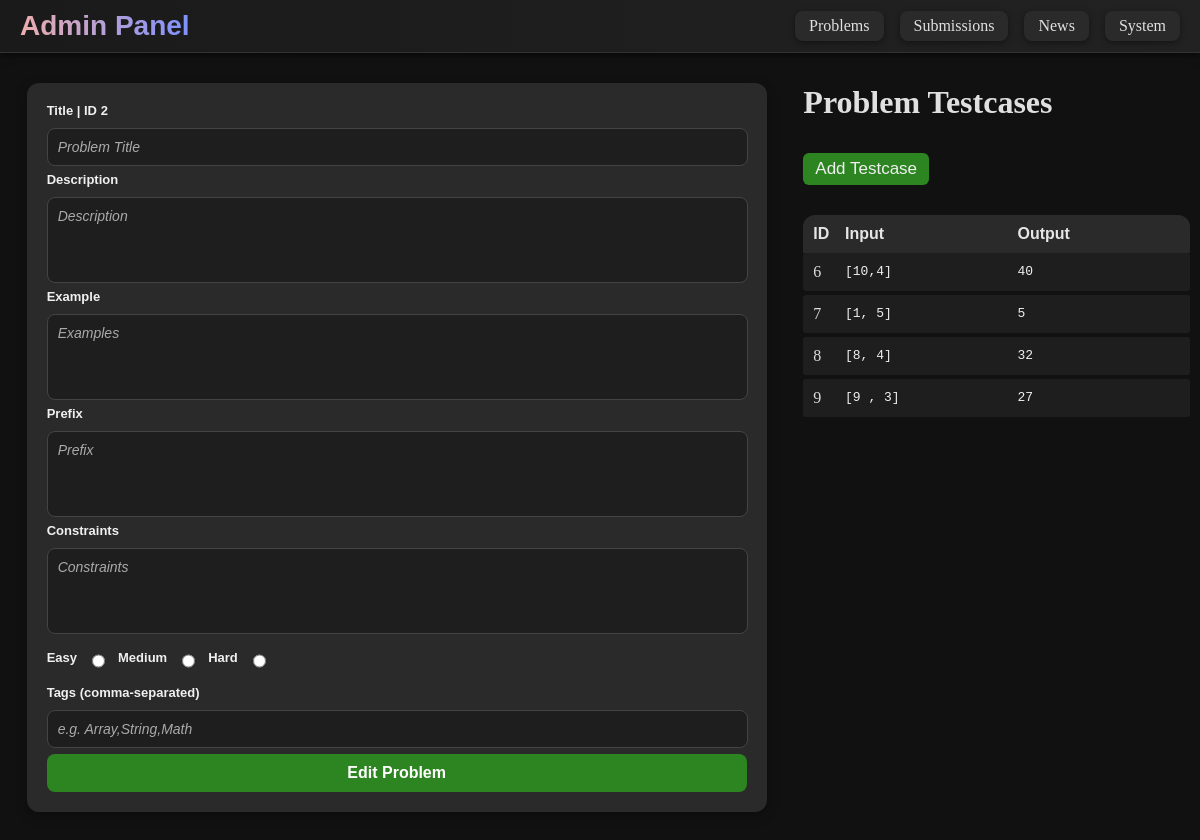
Page /admin/problems/edit/2 (signed in) on the committed database.
### tables this page shows
CREATE TABLE test_cases (
    id INTEGER PRIMARY KEY AUTOINCREMENT,
    problem_id INTEGER,
    input TEXT NOT NULL,
    expected TEXT NOT NULL,
    FOREIGN KEY(problem_id) REFERENCES problems(id)
);

### run.py (the view, shortened to what this page needs)
@app.route('/admin/problems/edit/<int:id>', methods=["GET", "POST"])
@admin_required
def edit_problem(id):
    conn = get_db_connection()
    problems = [dict(row) for row in conn.execute('SELECT * FROM problems WHERE id = ?', (id,)).fetchall()]
    testcases = [dict(row) for row in conn.execute('SELECT * FROM test_cases WHERE problem_id = ?', (id,)).fetchall()]
    return render_template('admin/adminProblems.html', testcases=testcases, problem_id=id, edits=True)

### run.py (called while the page is built)
def make_user_object(row):
    if not row:
        return None
    user_obj = type("UserObj", (), {})()
    for key in row.keys():
        setattr(user_obj, key, row[key])
    user_obj.get_id = lambda: str(user_obj.id)
    user_obj.is_authenticated = property(lambda self: True)
    user_obj.is_active = property(lambda self: True)
    user_obj.is_anonymous = property(lambda self: False)
    return user_obj

def admin_required(f):
    @wraps(f)
    @login_required
    def decorated_function(*args, **kwargs):
        if not getattr(current_user, "is_admin", 0):
            flash("Admin access only!", "danger")
            return redirect(url_for("index"))
        return f(*args, **kwargs)
    return decorated_function

@app.before_request
def require_admin_for_admin_prefix():
    if request.path.startswith("/admin"):
        if not current_user.is_authenticated:
            return redirect(url_for("login", next=request.path))
        if not getattr(current_user, "is_admin", 0):
            flash("Admin access only!", "danger")
            return redirect(url_for("index"))

def get_db_connection():
    conn = sqlite3.connect(DB_PATH)
    conn.row_factory = sqlite3.Row
    return conn

@login_manager.user_loader
def load_user(user_id):
    conn = get_db_connection()
    row = conn.execute("SELECT * FROM users WHERE id=?", (user_id,)).fetchone()
    conn.close()
    return make_user_object(row)

### templates/admin/adminProblems.html (shortened to what this page needs)
{% extends "admin/admin.html" %}
{% block content %}
<div style="margin: 10px;">
    {% if add or edits %}
    <div style="display: flex; gap: 20px; align-items: flex-start; flex-wrap: wrap;">
        <form method="POST" style="flex: 2; min-width: 300px;">
            <div id="formContainer">
                <label>Title | ID {{ problem_id }}</label>
                <input class="textSection" type="text" id="title" name="title" placeholder="Problem Title"
                    value="{{ problem.title if problem else '' }}" required>
                <label>Description</label>
                <textarea class="textSection" id="description" name="description" placeholder="Description" rows="4"
                    required></textarea>
                <label>Example</label>
                <textarea class="textSection" id="example" name="example" placeholder="Examples" rows="4"
                    required></textarea>
                <label>Prefix</label>
                <textarea class="textSection" id="prefix" name="prefix" placeholder="Prefix" rows="4"
                    required></textarea>
                <label>Constraints</label>
                <textarea class="textSection" id="constraints" name="constraints" placeholder="Constraints" rows="4"
                    required></textarea>
                <div style="display: flex; gap: 10px; margin: 10px 0;">
                    <label>Easy</label>
                    <input type="radio" name="diff" value="Easy" required>
                    <label>Medium</label>
                    <input type="radio" name="diff" value="Medium" required>
                    <label>Hard</label>
                    <input type="radio" name="diff" value="Hard" required>
                </div>
                <label>Tags (comma-separated)</label>
                <input class="textSection" type="text" id="tags" name="tags" placeholder="e.g. Array,String,Math"
                    value="{{ problem.tags if problem else '' }}">
                {% if add %}
                <button type="submit">Add Problem</button>
                {% else %}
                <button type="submit">Edit Problem</button>
                {% endif %}
            </div>
        </form>
        {% if edits %}
        <div style="flex: 1; min-width: 300px;">
            <h1>Problem Testcases</h1>
            {% if testcases %}
            <a class="add-btn" href="{{ url_for('admin_testcases', problem_id=testcases[0]['problem_id']) }}">Add
                Testcase</a>
            <div id="header-testcase">
                <div class="ID">ID</div>
                <div class="DESC">Input</div>
                <div class="DESC">Output</div>
            </div>
            <div id="list-container-testcase">
                {% for t in testcases %}
                <div id="listItem-testcase">
                    <div class="ID">{{ t.id }}</div>
                    <div class="DESC">
                        <pre>{{ t.input }}</pre>
                    </div>
                    <div class="DESC">
                        <pre>{{ t.expected }}</pre>
                    </div>
                </div>
                {% endfor %}
            </div>
            {% else %}
            <h2>No Testcases</h2>
            <a class="add-btn" href="{{ url_for('admin_testcases', problem_id=problem_id) }}">Add Testcase</a>
            {% endif %}
        </div>
        {% endif %}
    </div>
    {% endif %}
{% endblock %}

### static/style.css (style rules this page uses)
html { scrollbar-color: #6f7dff #0f0f0f; scrollbar-width: thin; }

### templates/admin/adminProblems.html (style rules this page uses)
#header-testcase { display: grid; grid-template-columns: 0.2fr 1.5fr 1.5fr; align-items: center; gap: 10px; background-color: #2a2a2a; color: #e6e6e6; font-weight: bold; margin: 20px 0 0; padding: 10px; border-radius: 12px 12px 0 0; font-family: 'Lucida Sans', sans-serif; }
#listItem-testcase { display: grid; grid-template-columns: 0.2fr 1.5fr 1.5fr; align-items: center; gap: 10px; background-color: #1e1e1e; color: #ddd; padding: 10px; margin: 0 0 4px; border-radius: 3px; }
#list-container-testcase { max-height: 500px; overflow-y: auto; }
#listItem-testcase pre { white-space: pre-wrap; word-wrap: break-word; margin: 0; font-family: monospace; color: #f0f0f0; }
#formContainer { display: flex; flex-direction: column; gap: 6px; background-color: #2a2a2a; padding: 20px; border-radius: 12px; box-shadow: 0 4px 12px rgba(0, 0, 0, 0.3); max-width: 700px; margin: 20px auto }
#formContainer label { font-family: 'Lucida Sans', sans-serif; font-size: 13px; font-weight: 600; color: #f0f0f0; margin-bottom: 4px; }
.textSection { border-radius: 8px; background-color: #1e1e1e; color: #f0f0f0; border: 1px solid #444; padding: 10px; font-size: 14px; font-family: 'Lucida Sans', sans-serif; transition: border 0.2s, box-shadow 0.2s; width: 97%; resize: none; }
#formContainer button { background-color: #2d8521; color: #fff; padding: 10px 16px; font-size: 16px; border-radius: 8px; cursor: pointer; font-weight: bold; transition: background-color 0.2s, transform 0.2s; }
.textSection::placeholder { color: #aaa; font-style: italic; }
.ID, .TITLE, .EXP, .DESC, .ACT { overflow: hidden; text-overflow: ellipsis; white-space: nowrap; }
.add-btn { font-family: 'Lucida Sans', 'Lucida Sans Regular', 'Lucida Grande', 'Lucida Sans Unicode', Geneva, Verdana, sans-serif; display: inline-block; background-color: #2d8521; color: #f0f0f0; font-size: 17px; padding: 6px 12px; margin: 10px 0; border-radius: 6px; text-decoration: none; }
button { border: none; }

### templates/admin/admin.html (style rules this page uses)
body { background-color: #111111; color: #e0e0e0; margin: 0; }
a { text-decoration: none !important; }

### rows in the picture
test_cases: id "6", input "[10,4]", expected "40"
test_cases: id "7", input "[1, 5]", expected "5"
test_cases: id "8", input "[8, 4]", expected "32"
test_cases: id "9", input "[9 , 3]", expected "27"

### other values in the picture
{{ problem_id }} "2"
